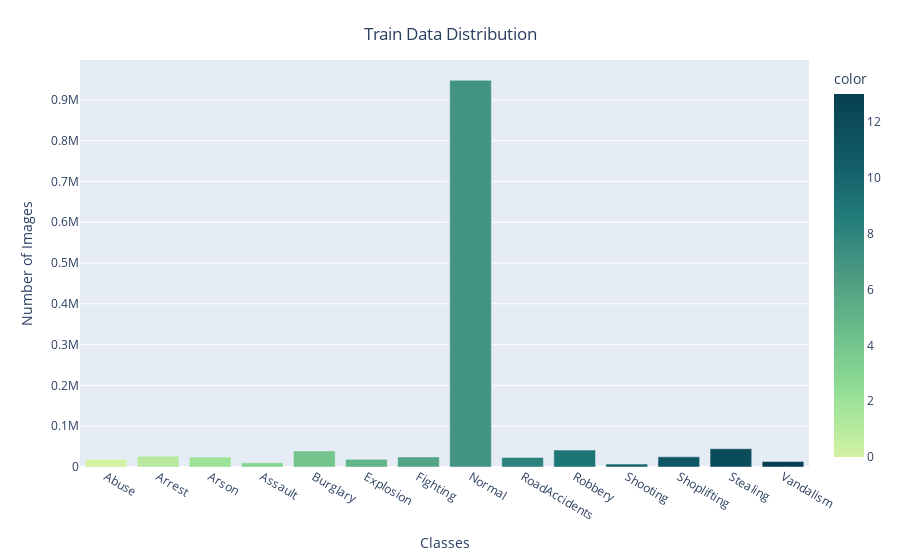

Source (notebook cell):
### Code cell
fig = px.bar(x = CLASS_LABELS,
             y = [list(train_generator.classes).count(i) for i in np.unique(train_generator.classes)] , 
             color = np.unique(train_generator.classes) ,
             color_continuous_scale="Emrld") 
fig.update_xaxes(title="Classes")
fig.update_yaxes(title = "Number of Images")
fig.update_layout(showlegend = True,
    title = {
        'text': 'Train Data Distribution ',
        'y':0.95,
        'x':0.5,
        'xanchor': 'center',
        'yanchor': 'top'})
fig.show()

### Figure 1 — Plotly figure (JSON) as saved in the notebook; plotly's stock layout.template omitted (floating-point values rounded to 4 significant figures)
{"data": [{"alignmentgroup": "True", "hovertemplate": "x=%{x}<br>y=%{y}<br>color=%{marker.color}<extra></extra>", "legendgroup": "", "marker": {"color": [0, 1, 2, 3, 4, 5, 6, 7, 8, 9, 10, 11, 12, 13], "coloraxis": "coloraxis", "pattern": {"shape": ""}}, "name": "", "offsetgroup": "", "orientation": "v", "showlegend": false, "textposition": "auto", "type": "bar", "x": ["Abuse", "Arrest", "Arson", "Assault", "Burglary", "Explosion", "Fighting", "Normal", "RoadAccidents", "Robbery", "Shooting", "Shoplifting", "Stealing", "Vandalism"], "xaxis": "x", "y": [19076, 26397, 24421, 10360, 39504, 18753, 24684, 947768, 23486, 41493, 7140, 24835, 44802, 13626], "yaxis": "y"}], "layout": {"barmode": "relative", "coloraxis": {"colorbar": {"title": {"text": "color"}}, "colorscale": [[0, "rgb(211, 242, 163)"], [0.1667, "rgb(151, 225, 150)"], [0.3333, "rgb(108, 192, 139)"], [0.5, "rgb(76, 155, 130)"], [0.6667, "rgb(33, 122, 121)"], [0.8333, "rgb(16, 89, 101)"], [1, "rgb(7, 64, 80)"]]}, "legend": {"tracegroupgap": 0}, "margin": {"t": 60}, "showlegend": true, "title": {"text": "Train Data Distribution ", "x": 0.5, "xanchor": "center", "y": 0.95, "yanchor": "top"}, "xaxis": {"anchor": "y", "domain": [0, 1], "title": {"text": "Classes"}}, "yaxis": {"anchor": "x", "domain": [0, 1], "title": {"text": "Number of Images"}}}}
